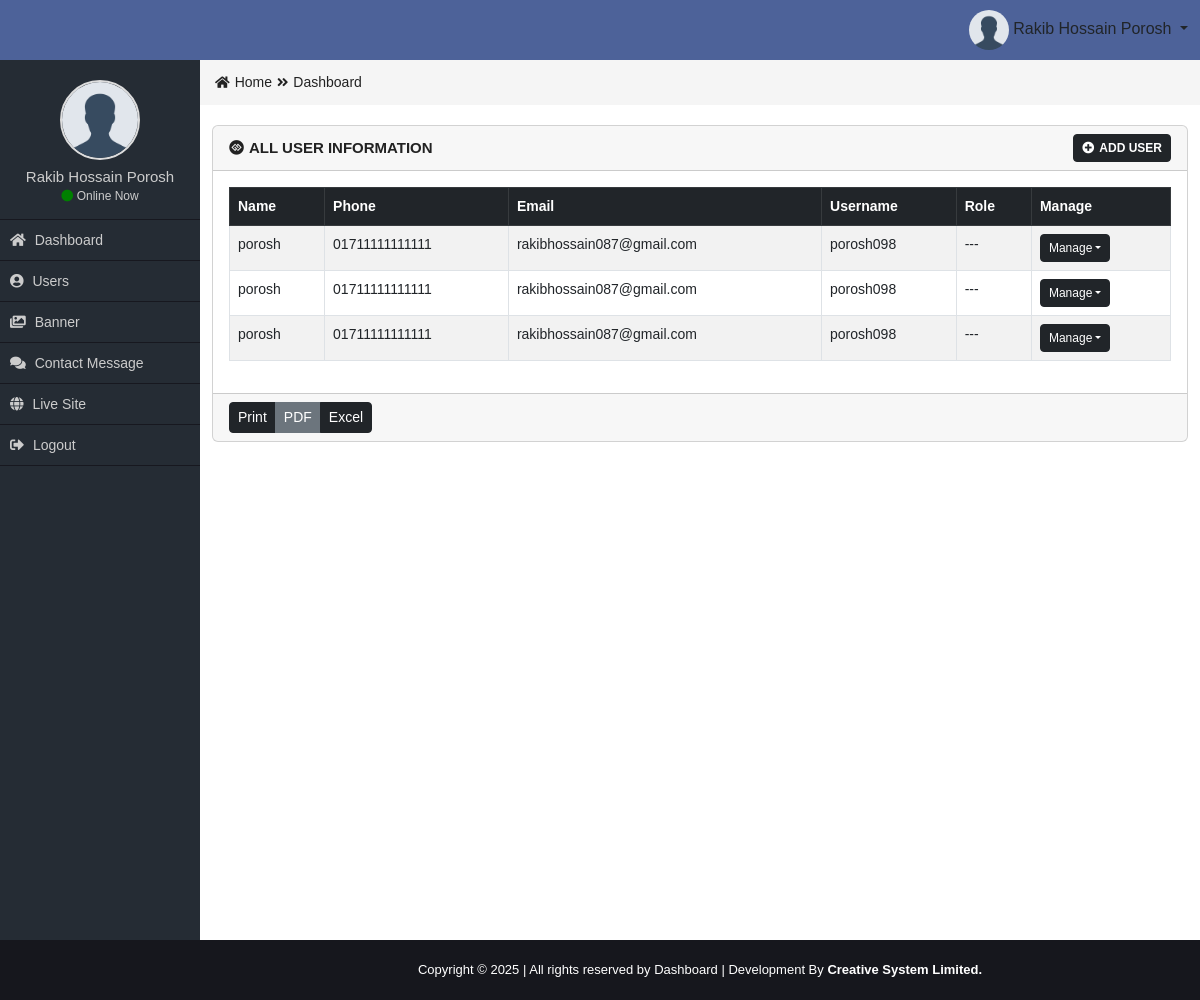
Page /all-user.php on the committed database.
### tables this page shows
CREATE TABLE `user_table` (
  `user_id` int(11) NOT NULL,
  `user_name` varchar(50) NOT NULL,
  `user_phone` varchar(20) NOT NULL,
  `user_email` varchar(40) NOT NULL,
  `user_username` varchar(20) NOT NULL,
  `user_password` varchar(40) NOT NULL
);

### function/function.php (called while the page is built, shortened)
<?php
    function get_header(){
      require_once('include/header.php');
    }
    function get_sidebar(){
      require_once('include/sidebar.php');
    }
    function get_footer(){
      require_once('include/footer.php');
    }
?>

### all-user.php (the view, shortened to what this page needs)
<?php
  require_once('function/function.php');
  get_header();
  get_sidebar();
?>
  <div class="row">
      <div class="col-md-12">
          <div class="card mb-3">
            <div class="card-header">
              <div class="row">
                  <div class="col-md-8 card_title_part">
                      <i class="fab fa-gg-circle"></i>All User Information
                  </div>
                  <div class="col-md-4 card_button_part">
                      <a href="add-user.php" class="btn btn-sm btn-dark"><i class="fas fa-plus-circle"></i>Add User</a>
                  </div>
              </div>
            </div>
            <div class="card-body">
              <table class="table table-bordered table-striped table-hover custom_table">
                <thead class="table-dark">
                  <tr>
                    <th>Name</th>
                    <th>Phone</th>
                    <th>Email</th>
                    <th>Username</th>
                    <th>Role</th>
                    <th>Manage</th>
                  </tr>
                </thead>
                <tbody>
                  <?php
                    $sel="SELECT * FROM user_table ORDER BY user_id DESC";
                    $Q=mysqli_query($con,$sel);
                    while($data=mysqli_fetch_assoc($Q)){
                  ?>
                  <tr>
                    <td><?= $data['user_name']; ?></td>
                    <td><?= $data['user_phone']; ?></td>
                    <td><?= $data['user_email']; ?></td>
                    <td><?= $data['user_username']; ?></td>
                    <td>---</td>
                    <td>
                        <div class="btn-group btn_group_manage" role="group">
                          <button type="button" class="btn btn-sm btn-dark dropdown-toggle" data-bs-toggle="dropdown" aria-expanded="false">Manage</button>
                        </div>
                    </td>
                  </tr>
                  <?php } ?>
                </tbody>
              </table>
            </div>
            <div class="card-footer">
              <div class="btn-group" role="group" aria-label="Button group">
                <button type="button" class="btn btn-sm btn-dark">Print</button>
                <button type="button" class="btn btn-sm btn-secondary">PDF</button>
                <button type="button" class="btn btn-sm btn-dark">Excel</button>
              </div>
            </div>
          </div>
      </div>
  </div>
<?php
  get_footer();
?>

### include/header.php (shortened to what this page needs)
<!DOCTYPE html>
<html lang="en">
  <head>
    <link rel="stylesheet" href="css/bootstrap.min.css">
    <link rel="stylesheet" href="css/all.min.css">
    <link rel="stylesheet" href="css/style.css">
  </head>
  <body>
    <header>
        <div class="container-fluid header_part">
            <div class="row">
                <div class="col-md-2"></div>
                <div class="col-md-7"></div>
                <div class="col-md-3 top_right_menu text-end">
                    <div class="dropdown">
                      <button class="btn dropdown-toggle top_right_btn" type="button" data-bs-toggle="dropdown" aria-expanded="false">
                          <img src="images/avatar.png" class="img-fluid">
                          Rakib Hossain Porosh
                      </button>
                    </div>
                </div>
            </div>
        </div>
    </header>

### include/sidebar.php
<section>
    <div class="container-fluid content_part">
        <div class="row">
            <div class="col-md-2 sidebar_part">
                <div class="user_part">
                    <img class="" src="images/avatar.png" alt="avatar"/>
                    <h5>Rakib Hossain Porosh</h5>
                    <p><i class="fas fa-circle"></i> Online Now</p>
                </div>
                <div class="menu">
                    <ul>
                        <li><a href="index.php"><i class="fas fa-home"></i> Dashboard</a></li>
                        <li><a href="all-user.php"><i class="fas fa-user-circle"></i> Users</a></li>
                        <li><a href="#"><i class="fas fa-images"></i> Banner</a></li>
                        <li><a href="#"><i class="fas fa-comments"></i> Contact Message</a></li>
                        <li><a href="#"><i class="fas fa-globe"></i> Live Site</a></li>
                        <li><a href="#"><i class="fas fa-sign-out-alt"></i> Logout</a></li>
                    </ul>
                </div>
            </div>
            <div class="col-md-10 content">
                <div class="row">
                    <div class="col-md-12 breadcumb_part">
                        <div class="bread">
                            <ul>
                                <li><a href=""><i class="fas fa-home"></i>Home</a></li>
                                <li><a href=""><i class="fas fa-angle-double-right"></i>Dashboard</a></li>
                            </ul>
                        </div>
                    </div>
                </div>

### include/footer.php (shortened to what this page needs)
</div>
            </div>
        </div>
    </section>
    <footer>
        <div class="container-fluid footer_part">
            <div class="row">
                <div class="col-md-2"></div>
                <div class="col-md-10 copyright text-center">
                    <p>Copyright &copy; 2025 | All rights reserved by Dashboard | Development By <a href="#">Creative System Limited.</a></p>
                </div>
            </div>
        </div>
    </footer>
  </body>
</html>

### css/style.css (style rules this page uses)
* { margin: 0px; padding: 0px; outline: 0px; }
img { border: 0px; }
ul, ol { list-style-type: none; }
p { margin: 0px; padding: 0px; }
a { text-decoration: none; }
body { font-family: 'Ubuntu', sans-serif; overflow-x: hidden; }
.header_part { background-color: #4D6299; padding: 4px 0px 4px; }
.top_right_btn { border: none!important; }
.top_right_btn img { width: 40px; height: 40px; border-radius: 50%; }
.sidebar_part { background-color: #252c34; height: 110vh; padding-left: 0px; padding-right: 0px; }
.user_part { padding: 20px 0px 15px; text-align: center; border-bottom: 1px solid #17181F; }
.user_part img { width: 80px; height: 80px; border-radius: 50%; border:2px solid #ddd; }
.user_part h5 { color: #ccc; font-size: 15px; line-height: 24px; margin-top: 5px; margin-bottom: 0px; }
.user_part p { font-size: 12px; color: #ccc; line-height: 15px; }
.user_part p i { color: green; }
.menu ul { padding-left: 0px; }
.menu ul li a { color: #ccc; font-size: 14px; font-weight: 500; text-decoration: none; line-height: 40px; display: block; border-bottom: 1px solid #17181F; padding-left: 10px; transition: all linear 0.5s; }
.menu ul li a i { margin-right: 5px; }
.breadcumb_part { background-color: #f5f5f5; padding-left:0px; padding-right: 0px; margin-bottom: 20px; }
.bread ul { padding: 0px; margin: 0px; padding-left: 15px; }
.bread ul li { float: left; }
.bread ul li a { color: #222222; line-height: 45px; font-size: 14px; padding-right: 5px; display: block; }
.bread ul li a i { padding-right: 5px!important; font-size: 13px; }
.footer_part { background-color: #16171D; }
.copyright p { font-size: 13px; line-height: 60px; display: inline-block!important; color: #fff; }
.copyright p a { color: #fff; font-weight: bold; }
.card_title_part { color: #222222; font-size: 15px; text-transform: uppercase; font-weight: bold; margin-top: 3px; }
.card_title_part i { margin-right: 5px; }
.card_button_part { text-align: right; }
.card_button_part a { font-size: 12px; text-transform: uppercase; font-weight: bold; }
.card_button_part a i { margin-right: 5px; }
.btn_group_manage button { font-size: 12px; font-weight: 500; }
.custom_table { font-size: 14px; }

### rows in the picture
user_table: user_name "porosh", user_phone "01711111111111", user_email "rakibhossain087@gmail.com", user_username "porosh098"
user_table: user_name "porosh", user_phone "01711111111111", user_email "rakibhossain087@gmail.com", user_username "porosh098"
user_table: user_name "porosh", user_phone "01711111111111", user_email "rakibhossain087@gmail.com", user_username "porosh098"
